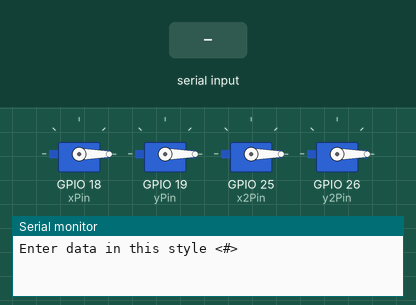
Simulated run of this sketch. Board: ESP32. Parts: 4 × servo, the last lines printed to the serial monitor. The inputs (shaded band) are chosen by the test bench.

Above: at 1.2 s.
1.3 s: "<90,45,200>" received over Serial
At 1.9 s:
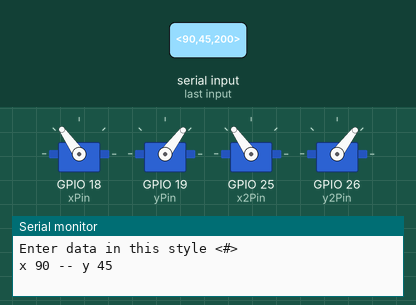
2.8 s: "<30,150,10>" received over Serial
At 4.0 s:
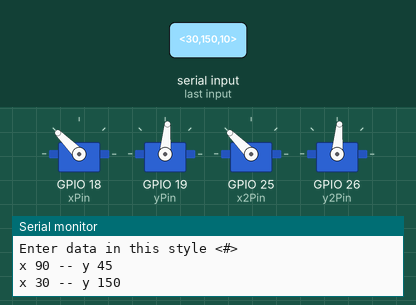
4.3 s: "<5>" received over Serial
At 5.3 s:
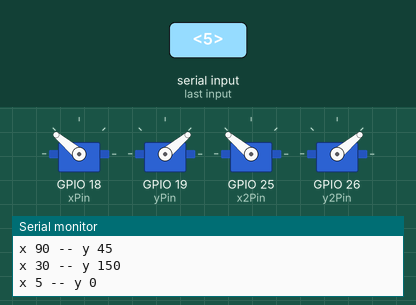
5.8 s: "<200>" received over Serial
At 6.5 s:
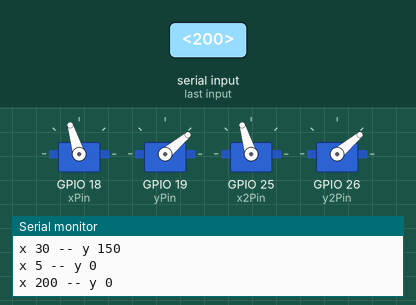
7.3 s: "<1,90>" received over Serial
At 7.6 s:
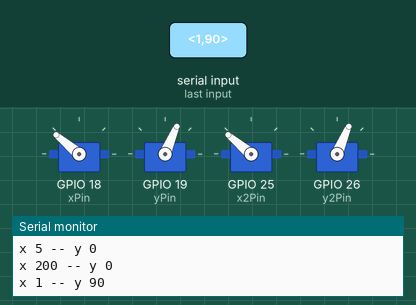
8.8 s: "<90,45>" received over Serial
At 9.9 s:
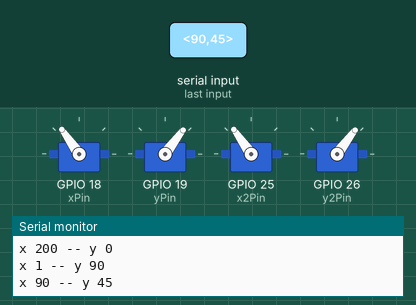
Timing chart, 0 to 11.3 s (numbered marks = the images above; inputs shaded):
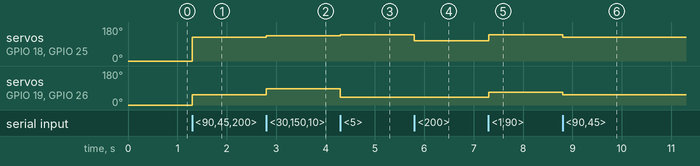

The sketch:

motorized-eyes.ino
```cpp
#include <ESP32Servo.h>

const byte numChars = 32;
char receivedChars[numChars];
char tempChars[numChars];        // temporary array for use when parsing

// variables to hold the parsed data
char messageFromPC[numChars] = {0};
int xval = 0;
int yval = 0;
float floatFromPC = 0.0;

boolean newData = false;

// servo setup
const int xPin = 18;
const int yPin = 19;
const int x2Pin = 25;
const int y2Pin = 26;
Servo xServo;
Servo yServo;
Servo x2Servo;
Servo y2Servo;

//============

void setup() {
  Serial.begin(9600);
  Serial.println("Enter data in this style <#>  ");
  Serial.println();

  //pins
  xServo.attach(xPin);
  yServo.attach(yPin);
  x2Servo.attach(x2Pin);
  y2Servo.attach(y2Pin);

  //initial positioning
  xServo.write(0);
  yServo.write(0);
  x2Servo.write(0);
  y2Servo.write(0);
}

//============

void loop() {
  recvWithStartEndMarkers();
  if (newData == true) {
    strcpy(tempChars, receivedChars);
    // this temporary copy is necessary to protect the original data
    //   because strtok() used in parseData() replaces the commas with \0
    parseData();
    showParsedData();
    newData = false;
  }
}

//============

void recvWithStartEndMarkers() {
  static boolean recvInProgress = false;
  static byte ndx = 0;
  char startMarker = '<';
  char endMarker = '>';
  char rc;

  while (Serial.available() > 0 && newData == false) {
    rc = Serial.read();

    if (recvInProgress == true) {
      if (rc != endMarker) {
        receivedChars[ndx] = rc;
        ndx++;
        if (ndx >= numChars) {
          ndx = numChars - 1;
        }
      }
      else {
        receivedChars[ndx] = '\0'; // terminate the string
        recvInProgress = false;
        ndx = 0;
        newData = true;
      }
    }

    else if (rc == startMarker) {
      recvInProgress = true;
    }
  }
}

//============

void parseData() {      // split the data into its parts

  char * strtokIndx; // this is used by strtok() as an index
  strtokIndx = strtok(tempChars, ","); // this continues where the previous call left off
  xval = atoi(strtokIndx);     // convert this part to an integer

  strtokIndx = strtok(NULL, ","); // this continues where the previous call left off
  yval = atoi(strtokIndx);     // convert this part to an integer
}

//============

void showParsedData() {
  Serial.print("x ");
  Serial.print(xval);
  Serial.print(" -- y ");
  Serial.println(yval);

  int xco = map(xval, 0 , 600, 140, 40);
  xServo.write(xco);
  x2Servo.write(xco);

  int yco = map(yval, 0 , 333, 40, 140);
  yServo.write(yco);
  y2Servo.write(yco);
}
```

Measured:
- after the input at 1.3 s, servo on GPIO 18 (xPin), servo on GPIO 25 (x2Pin): 0° → 125° at once; servo on GPIO 19 (yPin), servo on GPIO 26 (y2Pin): 0° → 53° at once
- after the input at 2.8 s, servo on GPIO 18 (xPin), servo on GPIO 25 (x2Pin): 125° → 135° at once; servo on GPIO 19 (yPin), servo on GPIO 26 (y2Pin): 53° → 85° at once
- after the input at 4.3 s, servo on GPIO 18 (xPin), servo on GPIO 25 (x2Pin): 135° → 140° at once; servo on GPIO 19 (yPin), servo on GPIO 26 (y2Pin): 85° → 40° at once
- after the input at 5.8 s, servo on GPIO 18 (xPin), servo on GPIO 25 (x2Pin): 140° → 107° at once
- after the input at 7.3 s, servo on GPIO 18 (xPin), servo on GPIO 25 (x2Pin): 107° → 140° at once; servo on GPIO 19 (yPin), servo on GPIO 26 (y2Pin): 40° → 67° at once
- after the input at 8.8 s, servo on GPIO 18 (xPin), servo on GPIO 25 (x2Pin): 140° → 125° at once; servo on GPIO 19 (yPin), servo on GPIO 26 (y2Pin): 67° → 53° at once
